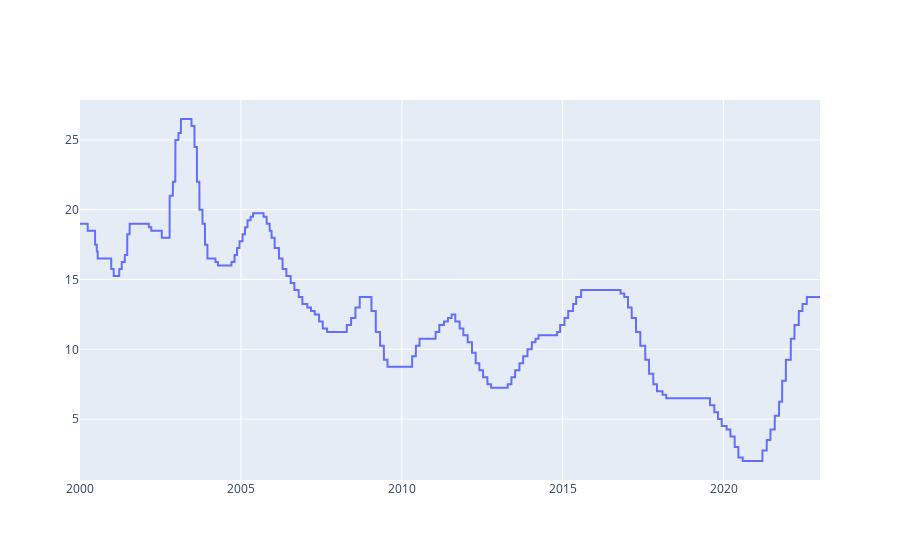

Write notebook code for a chart like this one.
### Code cell
#Criar um gráfico da Selic

fig = go.Figure()
fig.add_trace(go.Scatter(name='SELIC', x=selic.index,y=selic.Value))
fig.show()

### Figure 1 — Plotly figure (JSON) as saved in the notebook; plotly's stock layout.template omitted (floating-point values rounded to 4 significant figures; data arrays with more than 128 entries replaced by an {"elided": "..."} marker saying what was removed)
{"data": [{"name": "SELIC", "type": "scatter", "x": {"elided": "8401 str values"}, "y": {"elided": "8401 float values"}}], "layout": {}}
